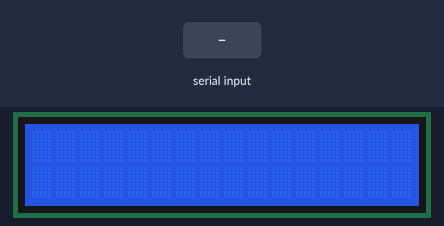
Recording of a sketch running on a simulated Arduino Uno, built with avr-gcc and run on an emulated ATmega328P. On the bench: 16×2 character LCD. Inputs (shaded band) come from the test bench.

Above: at 1.2 s.
1.3 s: "1" received over Serial
At 2.0 s:
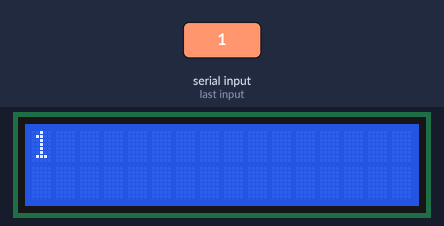
2.9 s: "0" received over Serial
At 4.2 s:
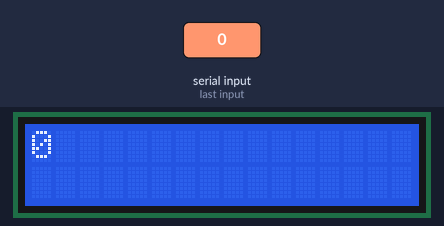
4.5 s: "2" received over Serial
At 5.6 s:
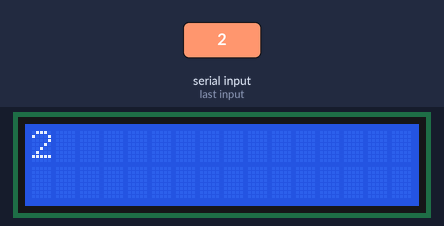
Timing chart, 0 to 7.5 s (numbered marks = the images above; inputs shaded):
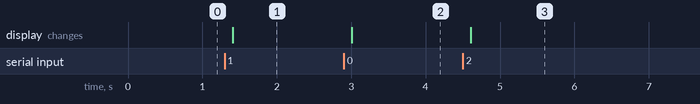

Measured:
- after the input at 1.3 s, the display: changes after 0.10 s (image 1)
- after the input at 2.9 s, the display: changes after 0.10 s (image 2)
- after the input at 4.5 s, the display: changes after 0.10 s (image 3)

The sketch:

lcdIC2_funfa_UNO_MEGA.ino
```cpp
/*
UNO pino analogico A4 e A5
MEGA pino digital 20 e 21
*/
#include <Wire.h>  // Comes with Arduino IDE
#include <LiquidCrystal_I2C.h>
LiquidCrystal_I2C lcd(0x27, 2, 1, 0, 4, 5, 6, 7, 3, POSITIVE);  // Set the LCD I2C address


void setup()   /*----( SETUP: RUNS ONCE )----*/
{
  Serial.begin(9600);  // Used to type in characters

  lcd.begin(16,2);   // initialize the lcd for 16 chars 2 lines, turn on backlight
  lcd.backlight(); // finish with backlight on

}/*--(end setup )---*/


void loop()   /*----( LOOP: RUNS CONSTANTLY )----*/
{

    // when characters arrive over the serial port...
    if (Serial.available()) {
      // wait a bit for the entire message to arrive
      delay(100);
      // clear the screen
      lcd.clear();
      // read all the available characters
      while (Serial.available() > 0) {
        // display each character to the LCD
        lcd.write(Serial.read());
      }
    }


}/* --(end main loop )-- */


/* ( THE END ) */
```
